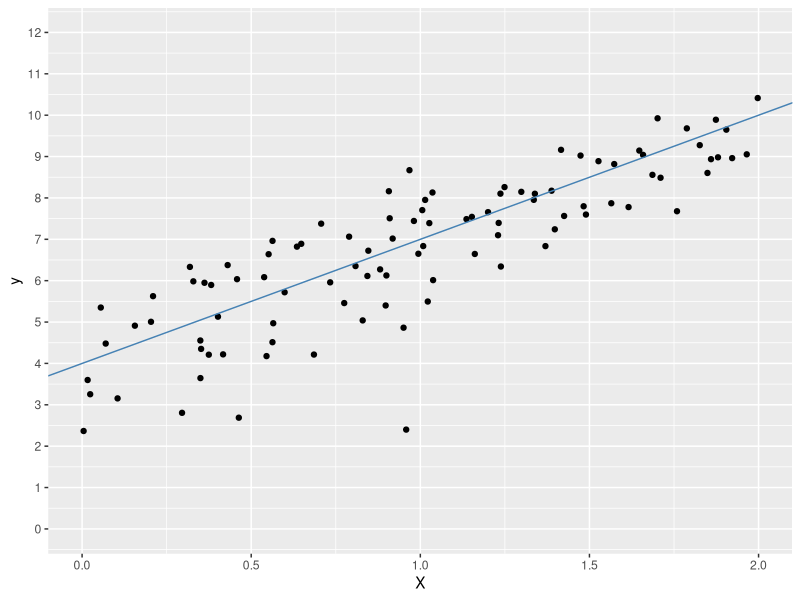
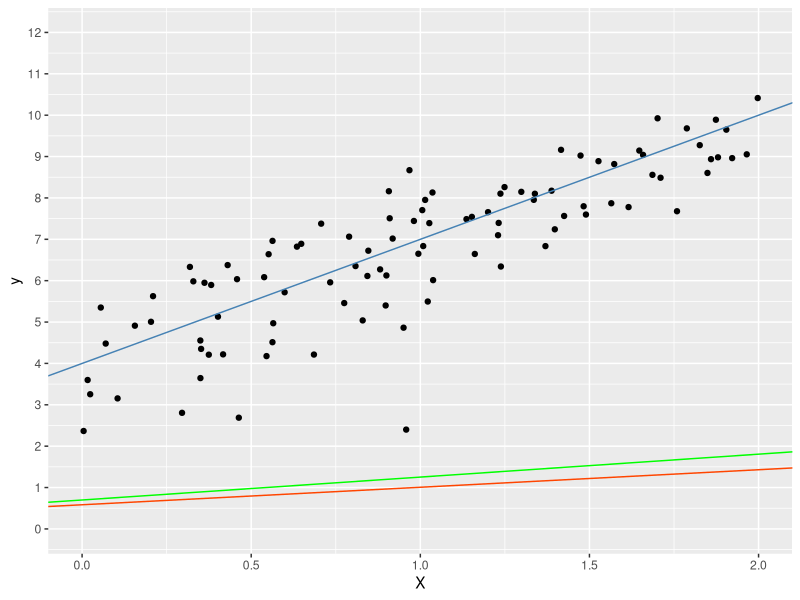
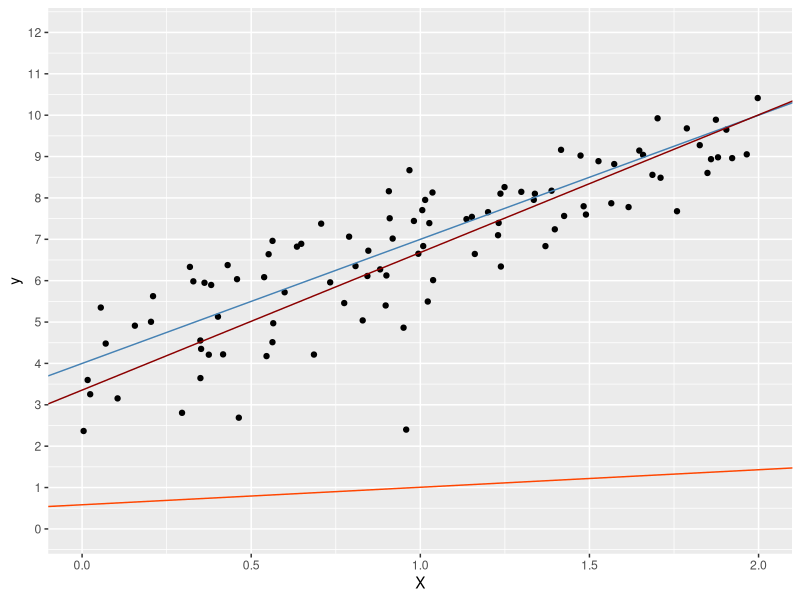

R code for these plots, in order:
## ---- chunk 1
knitr::opts_chunk$set(echo = TRUE)
library(tidyverse)
## ---- chunk 2
m <- 100
# 100 numbers between 0 and 2
data <- tibble(
    X = 2 * runif(m)
) %>%
mutate(
    y = (4 + 3 * X) + rnorm(m)
)
summary(data)
## ---- chunk 3
mse <- function(actual, predicted) {
    sum((actual - predicted)^2)
}
## ---- chunk 4
# ones column for the intercept
X_b <- cbind(
    data$X,
    rep(1, m)
)
head(X_b)
## ---- chunk 5
p <- ggplot(data, aes(x = X, y = y)) +
    geom_point() +
    scale_x_continuous(limits = c(0, 2)) +
    scale_y_continuous(limits = c(0, 12), breaks = 0:12) +
    geom_abline(slope = 3, intercept = 4, color = 'steelblue')
p
## ---- chunk 6
theta <- runif(2)
## ---- chunk 7
p <- p + geom_abline(slope = theta[1], intercept = theta[2], color = 'orangered')
## ---- chunk 8
X_p <- X_b %*% theta
head(X_p)
## ---- chunk 9
X_e <- X_p - data$y
head(X_e)
## ---- chunk 10
# gradient: 2x100 . 100x1 -> 2x1
(gradients <- (2/m) * t(X_b) %*% X_e)
## ---- chunk 11
# learning rate
eta <- 0.01
(theta <- theta - eta * gradients)
## ---- chunk 12
p + geom_abline(slope = theta[1], intercept = theta[2], color = 'green')
## ---- chunk 13
for(i in 1:100) {
    # predict
    X_p <- X_b %*% theta
    # error
    X_e <- X_p - data$y
    # gradient
    gradients <- (2/m) * t(X_b) %*% X_e
    # move closer
    theta <- theta - eta * gradients
}
## ---- chunk 14
p + geom_abline(slope = theta[1], intercept = theta[2], color = 'darkred')
